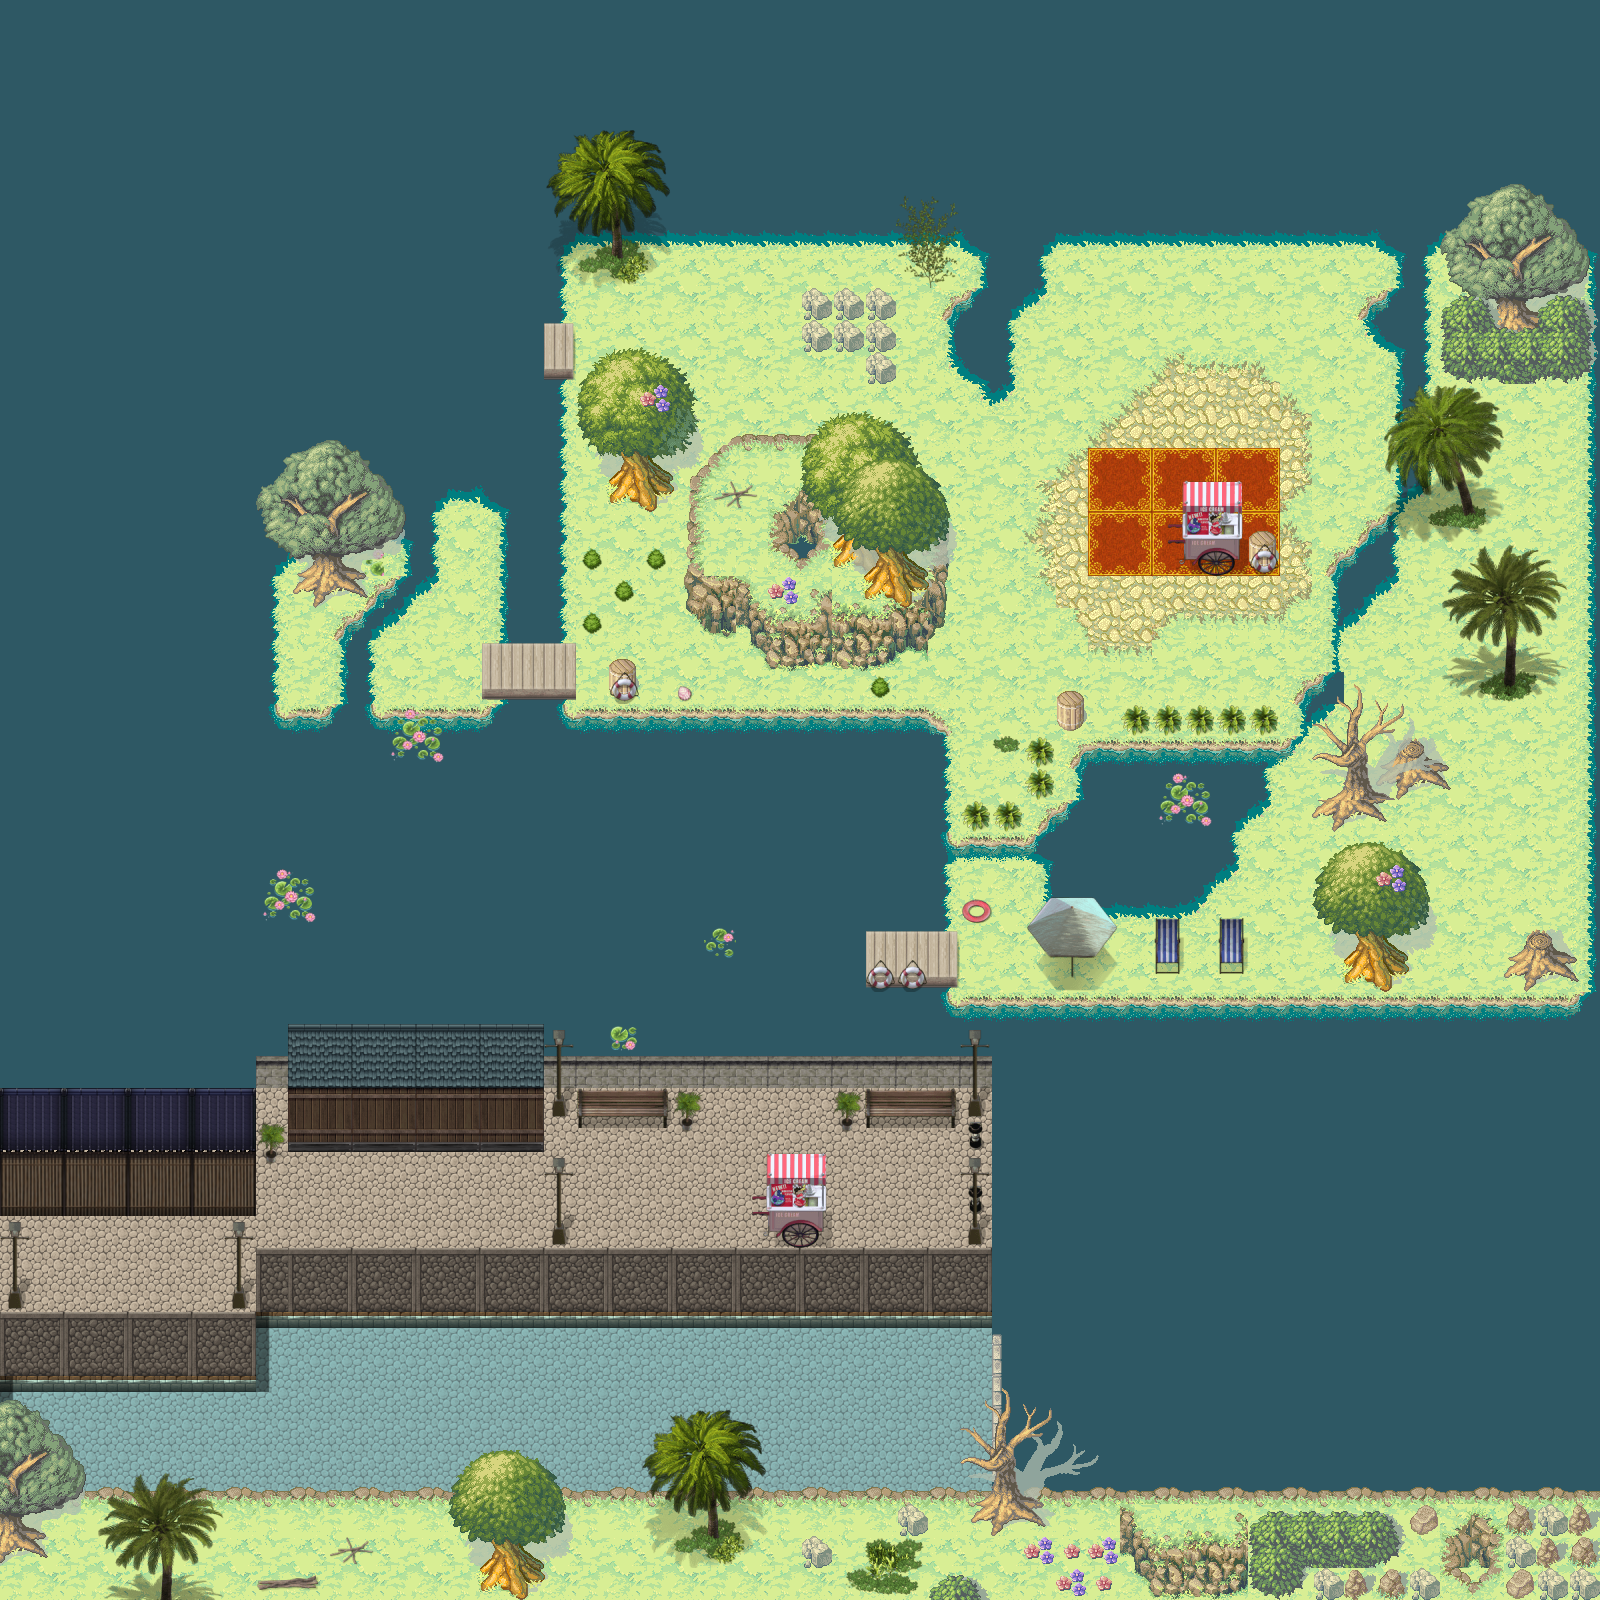

Below is a game level as drawn by its tile map, then a one-line description and the .tmx that defines it (tile-layer data replaced by summaries):
An orthogonal 50x50 tile map with 32x32 px tiles, 5 tile layers (piso, costas, costas 2, objetos, ...), 9 tilesets.

<map version="1.8" tiledversion="1.8.4" orientation="orthogonal" renderorder="left-up" width="50" height="50" tilewidth="32" tileheight="32" infinite="0" nextlayerid="8" nextobjectid="1">
 <tileset firstgid="1" name="pisos" tilewidth="32" tileheight="32" tilecount="441" columns="21">
  <image source="../graficos/2.png" trans="000000" width="672" height="701" />
 </tileset>
 <tileset firstgid="442" name="elevaciones" tilewidth="32" tileheight="32" tilecount="240" columns="15">
  <image source="../graficos/3.png" trans="000000" width="503" height="518" />
 </tileset>
 <tileset firstgid="682" name="arboles" tilewidth="32" tileheight="32" tilecount="126" columns="21">
  <image source="../graficos/7.png" trans="000000" width="672" height="192" />
 </tileset>
 <tileset firstgid="808" name="objetos" tilewidth="32" tileheight="32" tilecount="84" columns="14">
  <image source="../graficos/4.png" trans="000000" width="477" height="219" />
 </tileset>
 <tileset firstgid="892" name="8" tilewidth="32" tileheight="32" tilecount="256" columns="16">
  <image source="../graficos/8.png" trans="000000" width="512" height="512" />
 </tileset>
 <tileset firstgid="1148" name="pisocasa" tilewidth="32" tileheight="32" tilecount="192" columns="16">
  <image source="../graficos/9.png" trans="000000" width="512" height="384" />
 </tileset>
 <tileset firstgid="1340" name="pisocasa2" tilewidth="32" tileheight="32" tilecount="192" columns="16">
  <image source="../graficos/10.png" trans="000000" width="512" height="384" />
 </tileset>
 <tileset firstgid="1532" name="12" tilewidth="32" tileheight="32" tilecount="240" columns="16">
  <image source="../graficos/12.png" trans="000000" width="512" height="480" />
 </tileset>
 <tileset firstgid="1772" name="paredes" tilewidth="32" tileheight="32" tilecount="128" columns="16">
  <image source="../graficos/11.png" trans="000000" width="512" height="256" />
 </tileset>
 <layer id="1" name="piso" width="50" height="50">
  <data>[2500 cells, 2500 non-empty, 34 distinct tile ids]</data>
 </layer>
 <layer id="2" name="costas" width="50" height="50">
  <data>[2500 cells, 611 non-empty, 116 distinct tile ids]</data>
 </layer>
 <layer id="3" name="costas 2" width="50" height="50">
  <data>[2500 cells, 261 non-empty, 200 distinct tile ids]</data>
 </layer>
 <layer id="4" name="objetos" width="50" height="50">
  <data>[2500 cells, 188 non-empty, 109 distinct tile ids]</data>
 </layer>
 <layer id="6" name="objetos 2" width="50" height="50">
  <data>[2500 cells, 88 non-empty, 84 distinct tile ids]</data>
 </layer>
</map>
